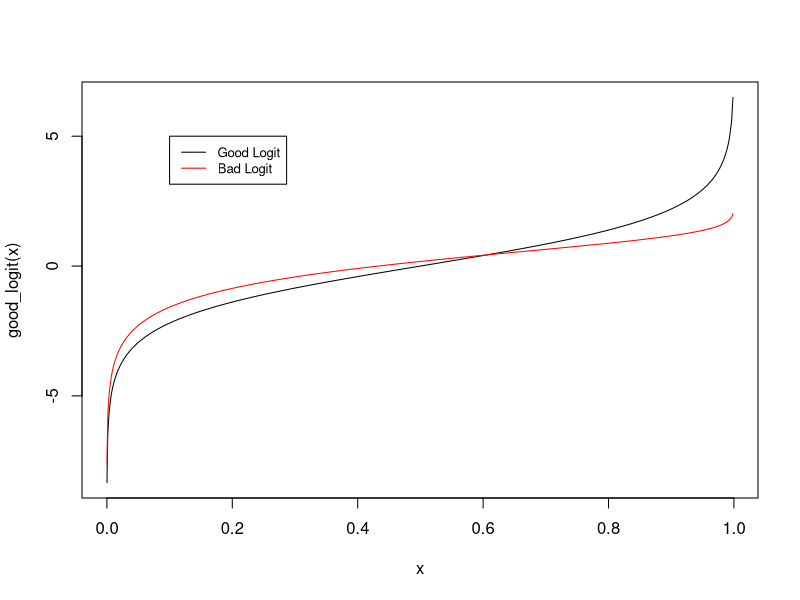
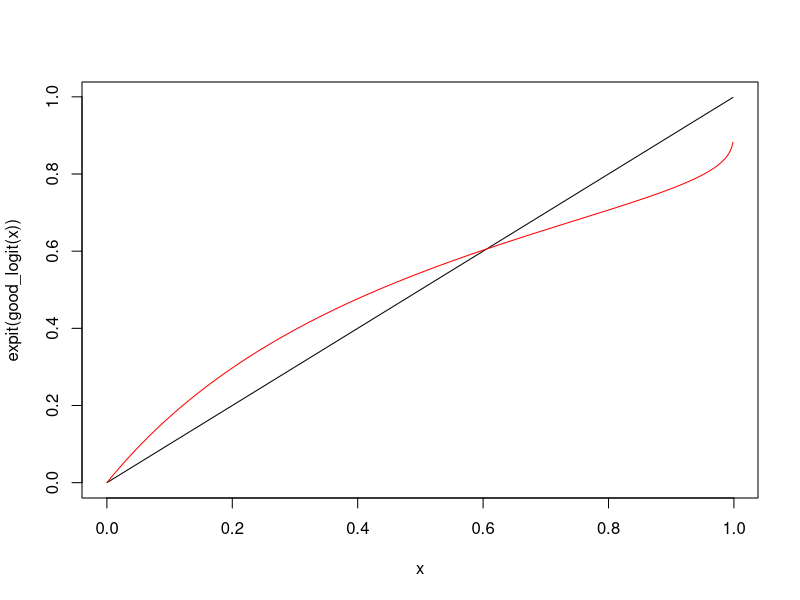
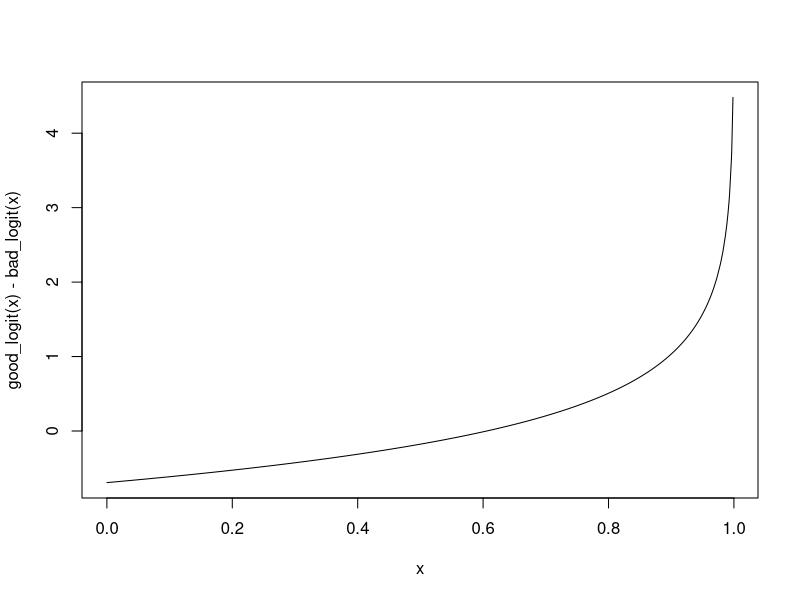
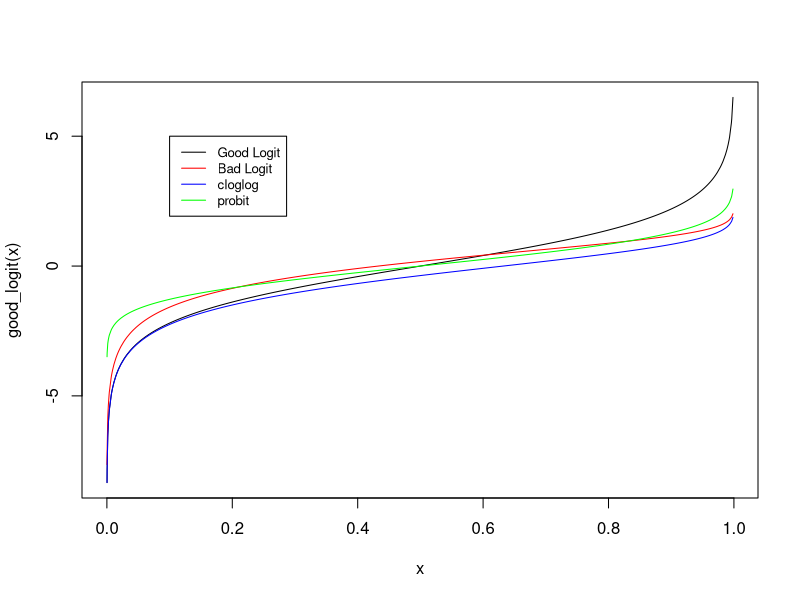

Write R code to recreate these figures, in order.
library(VGAM)  # for expit

bad_logit = function(x, eps=1e-5){
  x_t = pmin(pmax(x, eps), 1 - eps)  # make sure within (0,1)
  return(log(x_t - log(1 - x_t)))
}

good_logit = function(x, eps=1e-5){
  x_t = pmin(pmax(x, eps), 1 - eps)  # make sure within (0,1)
  return(log(x_t) - log(1 - x_t))
}

expit = function(x){
  exp(x) / (1+exp(x))
}

set.seed(42)
x <- sort(runif(1000))

# Plot 1
plot(good_logit(x) ~ x, col='black', type='l')
lines(bad_logit(x) ~ x, col='red', type='l')
legend(
  0.10, 5, 
  legend=c("Good Logit", "Bad Logit"),
  col=c("black", "red"), 
  lty=1, cex=0.8)

# Plot 2
plot(expit(good_logit(x)) ~ x, col='black', type='l')
lines(expit(bad_logit(x)) ~ x, col='red', type='l')
legend(
  0.10, 5, 
  legend=c("Good Logit", "Bad Logit"),
  col=c("black", "red"), 
  lty=1, cex=0.8)

# Plot 3
plot(good_logit(x) - bad_logit(x) ~ x, col='black', type='l')

# Plot 4
plot(good_logit(x) ~ x, col='black', type='l')
lines(bad_logit(x) ~ x, col='red', type='l')
lines(cloglog(x) ~ x, col='blue', type='l')
lines(probit(x) ~ x, col='green', type='l')
legend(
  0.10, 5, 
  legend=c("Good Logit", "Bad Logit", "cloglog", "probit"),
  col=c("black", "red", "blue", "green"), 
  lty=1, cex=0.8)
